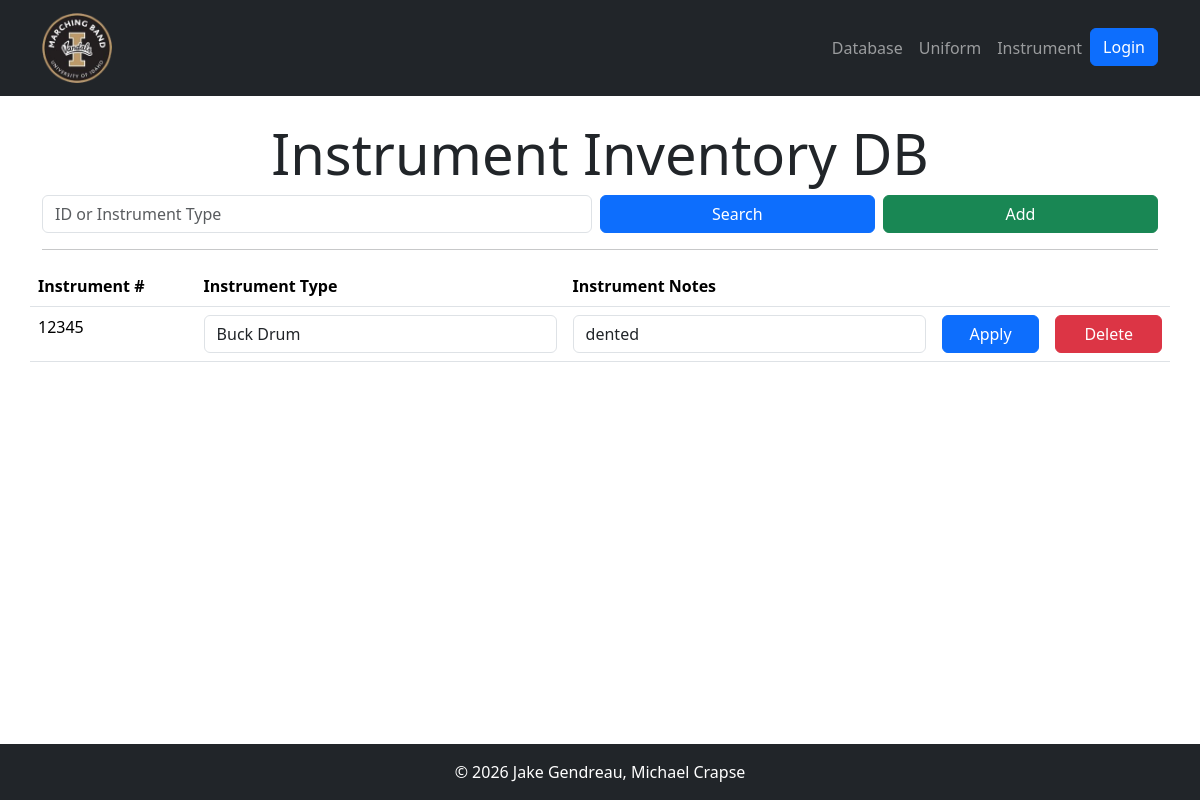
Page /vmb/database/instrument_db/ on the earlier database version.
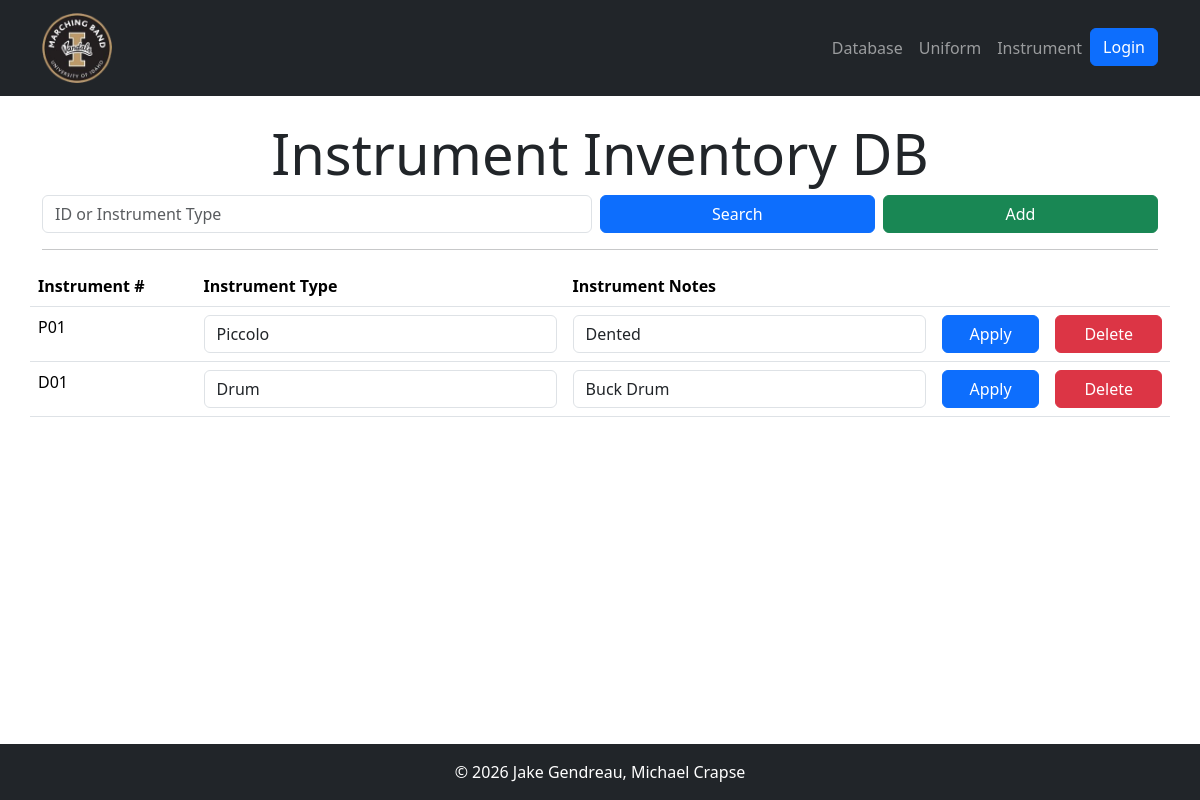
Same page on the later database version.
### inventory/models.py (models this page shows, shortened)
class Instrument(models.Model):
    instrument_type = models.CharField(max_length=32)
    instrument_id = models.CharField(max_length=32, primary_key=True)
    notes = models.CharField(max_length=128)

### inventory/views.py (the view)
# urls.py: path("database/instrument_db/", views.instrument_db, name="instrument_db"),
def instrument_db(request):
    instruments = Instrument.objects.all()
    query = request.GET.get('search_box', '').strip()
    if query:
        instruments = instruments.filter(
            Q(instrument_id__icontains=query) |
            Q(instrument_type__icontains=query)
        )
    return render(request, "vmbsite/instrument_db.html", {'instruments': instruments})

### inventory/templates/vmbsite/instrument_db.html (shortened to what this page needs)
{% extends "vmbsite/base.html" %}
{% load static %}
{% block content %}
<div class="row">
    <div class="col-md-8 mx-auto text-center">
        <h1 class="display-4">Instrument Inventory DB</h1>
    </div>
</div>
<div class="row">
    <form id="member-form">
        <div class="d-flex gap-2 align-items-center">
            <input type="text" id="search_box" class="form-control w-50" name="search_box" placeholder="ID or Instrument Type">
            <button type="button" id="submit-btn" class="btn btn-primary w-25">Search</button>
            <button type="button" class="btn btn-success w-25" data-bs-toggle="modal" data-bs-target="#addInstrumentModal">
                Add
            </button>
        </div>
    </form>
</div>
<hr>
<div class="row">
    <table class="table">
    <thead>
        <tr>
        <th scope="col">Instrument #</th>
        <th scope="col">Instrument Type</th>
        <th scope="col">Instrument Notes</th>
        <th scope="col"></th>
        <th scope="col"></th>
        </tr>
    </thead>
    <tbody>
        {% for instrument in instruments %}
        <tr data-id="{{ instrument.instrument_id }}">
            <td>{{ instrument.instrument_id }}</td>
            <td><input type="text" class="form-control instrument-type" value="{{ instrument.instrument_type }}"></td>
            <td><input type="text" class="form-control instrument-notes" value="{{ instrument.notes }}"></td>
            <td><button class="btn btn-primary update-btn w-100">Apply</button></td>
            <td><button class="btn btn-danger delete-btn w-100">Delete</button></td>
        </tr>
        {% empty %}
        <tr>
            <td colspan="5" class="text-center text-muted">No instruments found in the database.</td>
        </tr>
        {% endfor %}
    </tbody>
    </table>
</div>
{% endblock %}

Differences in the rows shown:
removed Instrument: instrument_id "12345", instrument_type "Buck Drum", notes "dented"
added Instrument: instrument_id "P01", instrument_type "Piccolo", notes "Dented"
added Instrument: instrument_id "D01", instrument_type "Drum", notes "Buck Drum"
